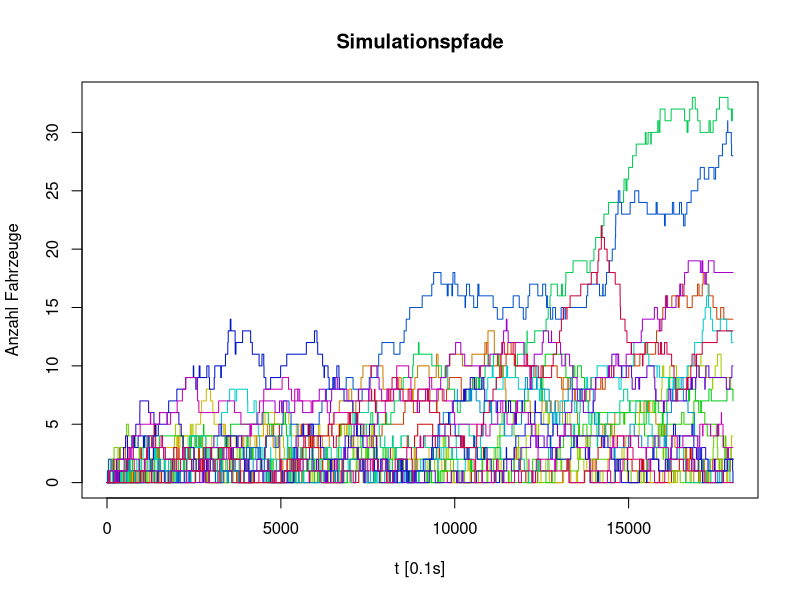
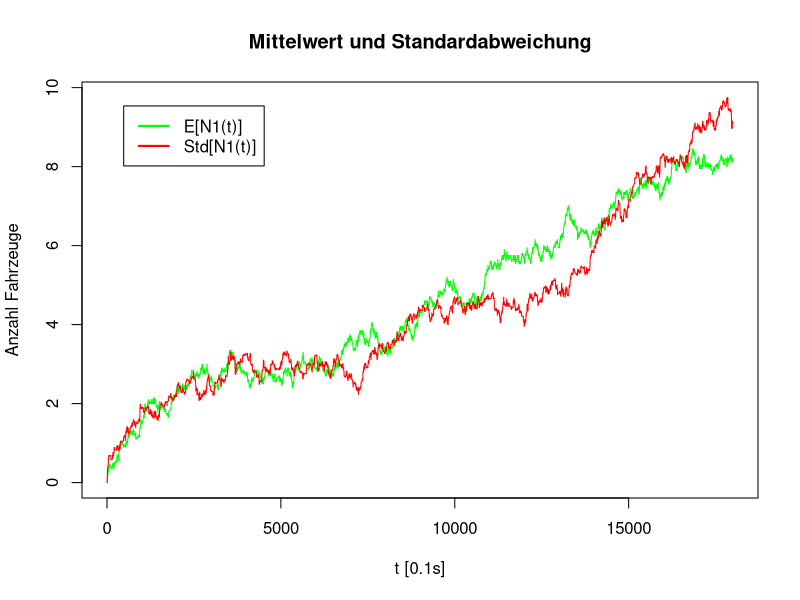
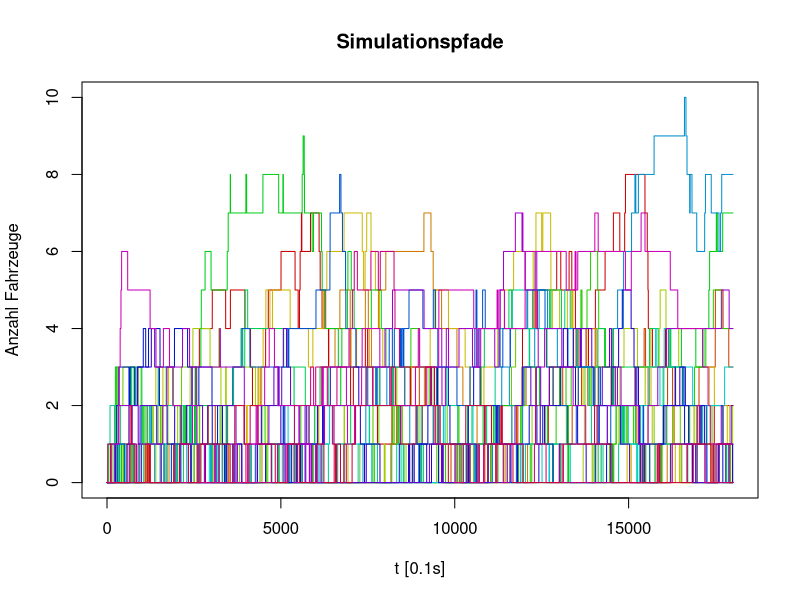
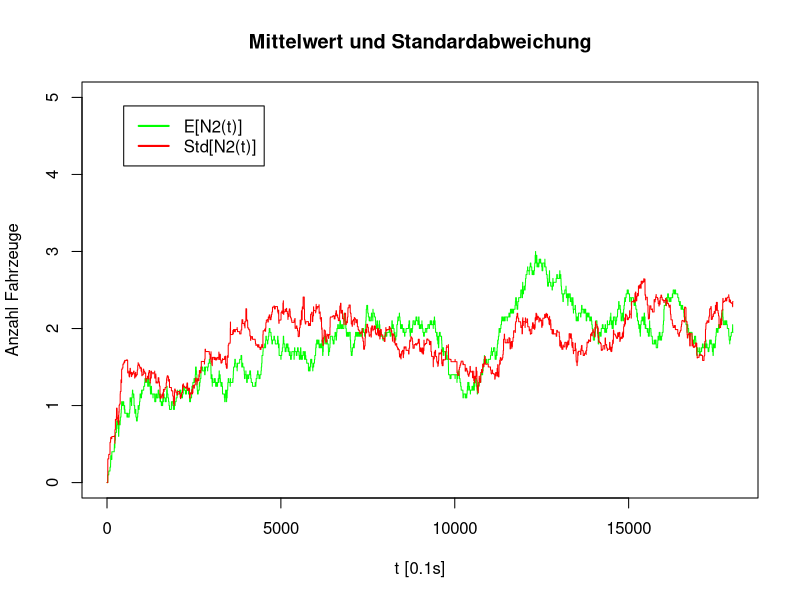
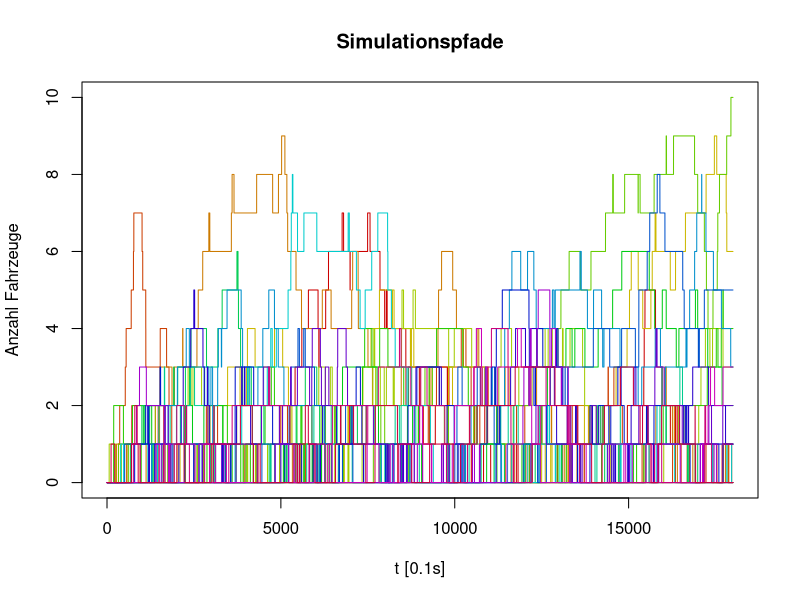
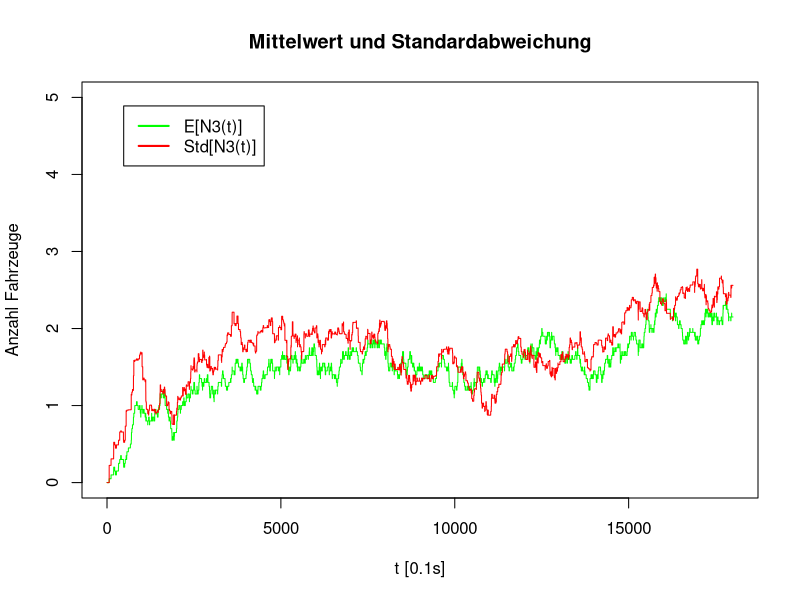
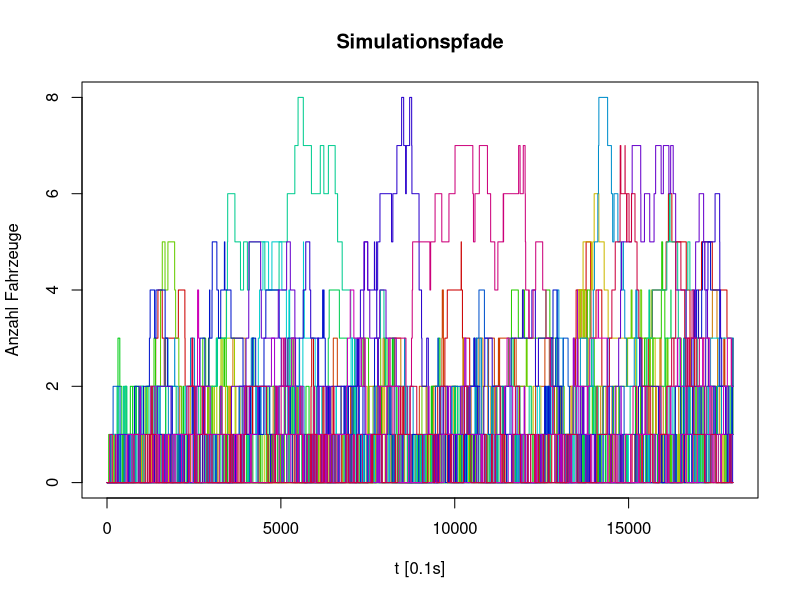
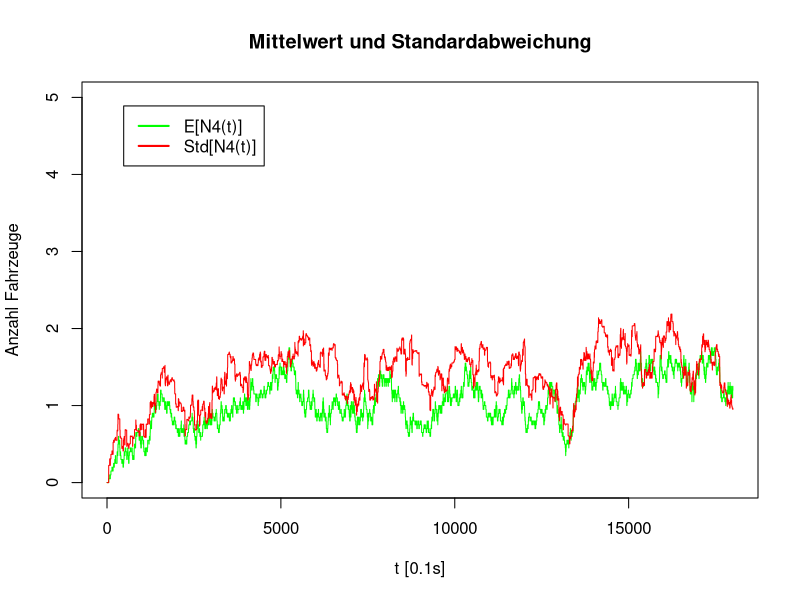

Reproduce these figures in R, in order.
{
  hoursToDeltat <- function(h) {
    # 10th of a second
    h * 60 * 60 * 10
  }
  
  dt <- 0.1
  EA <- c(
    0.04, # Traffic of A1, 2/3 of EB[[1]]
    0.02, # Motorway entrace 60 Weiningen, 1/3 of EB[[1]]
    0.02  # Traffic of A53 Brütiseller Kreuz -> Sankt Gallen, 71k vehicles/day on A53 -> 0.04 vehicles/(s/10) in one direction -> 0.02 Vehicles/(s/10) take the Brütiseller Kreuz in direction Sankt Gallen
  )
  EB <- c(
    0.06, # Traffic Gubrist, 105k vehicles/day -> 0.06 Vehilces/(s/10) in one direction
    0.03, # Brütiseller Kreuz A1 direction of Gubrist to Zürcher Oberland, 71k Vehicles/Day on A53 -> 0.04 Vehicles/(s/10) in one direction -> 0.03 Fz/(s/10) from direction of Gubrist, others from direction of SG
    0.09 # 160k vehicles/day Brütiseller Kreuz Nord
  )
  pA <- 1-exp(-EA*dt)
  pB <- 1-exp(-EB*dt)
  pS <- c(0.6, 0.5, 0.5)
  pV <- c(2/3)
  
  m <- 20
  n <- hoursToDeltat(0.5) # hours simulation time
  allPaths <- c()
  
  # allPA = c()
  
  for (run in 1:m) {
    N <- list(0,0,0,0,0)

    for (t in 1:n) {
      N[[1]][t+1] <- N[[1]][t]
      N[[2]][t+1] <- N[[2]][t]
      N[[3]][t+1] <- N[[3]][t]
      N[[4]][t+1] <- N[[4]][t]
      N[[5]][t+1] <- N[[5]][t]
      
      # arrivals
      rand_pA_1 <- runif(1)
      rand_pA_2 <- runif(1)
      rand_pA_3 <- runif(1)
      # servings
      rand_pB_1 <- runif(1)
      rand_pB_2 <- runif(1)
      rand_pB_3 <- runif(1)
      # which Queue is served, if the server serves
      rand_pS_1 <- runif(1)
      rand_pS_3 <- runif(1)
      # which Queue is feeded, if the server serves
      rand_pV_1 <- runif(1)

      # S2 can serve AND did serve
      if (N[[3]][t] > 0 && rand_pB_2 < pB[2]) {
        N[[3]][t+1] <- N[[3]][t+1] - 1
      }
      
      # S3 can serve AND did serve
      if ((N[[5]][t] > 0 || N[[4]][t] > 0) && rand_pB_3 < pB[3]) {
        # can serve Q4 AND (did serve Q4 OR can not serve Q5)
        if (N[[4]][t] > 0 && (rand_pS_3 < pS[3] || N[[5]][t] == 0)) {
          N[[4]][t+1] <- N[[4]][t+1] - 1
        }
        
        # can serve Q5 AND (did serve Q5 OR can not serve Q4)
        if (N[[5]][t] > 0 && (rand_pS_3 >= pS[3] || N[[4]][t] == 0)) {
          N[[5]][t+1] <- N[[5]][t+1] - 1
        }
      }
      
      # S1 can serve AND did serve
      if ((N[[1]][t] > 0 || N[[2]][t] > 0) && rand_pB_1 < pB[1]) {
        # can serve Q1 AND (did serve Q1 OR can not serve Q2)
        if (N[[1]][t] > 0 && (rand_pS_1 < pS[1] || N[[2]][t] == 0)) {
          N[[1]][t+1] <- N[[1]][t+1] - 1
        }
        # can serve Q2 AND (did serve Q2 OR can not serve Q1)
        if (N[[2]][t] > 0 && (rand_pS_1 >= pS[1] || N[[1]][t] == 0)) {
          N[[2]][t+1] <- N[[2]][t+1] - 1
        }
        # served one goes to Q4
        if (rand_pV_1 < pV[1]) {
          N[[4]][t+1] <- N[[4]][t+1] + 1
        } else {
          # goes to Q3
          N[[3]][t+1] <- N[[3]][t+1] + 1
        }
      }
      
      # Q1 has arrival
      if (rand_pA_1 < pA[1]) {
        N[[1]][t+1] <- N[[1]][t+1] + 1
      }
      
      # Q2 has arrival
      if (rand_pA_2 < pA[2]) {
        N[[2]][t+1] <- N[[2]][t+1] + 1
      }
      
      # Q5 has arrival
      if (rand_pA_3 < pA[3]) {
        N[[5]][t+1] <- N[[5]][t+1] + 1
      }
    }
    
    allPaths <- c(allPaths, list(N))
  }
  
  {
    colors <- rainbow(m, v=0.8)
    for (queue in 1:5) {
      png(
        paste("~/cloudstation/cloud/hwz/Simulation/queue_", queue, "_paths.png", sep = ""),
        width = 2000,
        height = 1600,
        res = 300
      )
      # plot a chart of all paths
      y <- max(allPaths[[1]][[queue]])
      for (run in 2:m) {
        y <- max(y, max(allPaths[[run]][[queue]]))
      }

      ?png
        
      plot(
        main = "Simulationspfade",
        allPaths[[1]][[queue]], 
        type="l", 
        col=colors[1], 
        ylim = c(0,y),
        ylab = "Anzahl Fahrzeuge",
        xlab = "t [0.1s]"
      )
      for (run in 2:m) {
        lines(allPaths[[run]][[queue]], col=colors[run])
      }
      
      dev.off()
      
      png(
        paste("~/cloudstation/cloud/hwz/Simulation/queue_", queue, "_mean.png", sep = ""),
        width = 2000,
        height = 1600,
        res = 300
      )
      
      # plot mean and std derivation
      E <- c()
      Std <- c()
      
      for (t in 1:n) {
        itms <- c()
        for (run in 1:m) {
          itm <- allPaths[[run]][[queue]][t]
          itms <- c(itms, itm)
        }
        
        E = c(E, mean(itms))
        Std = c(Std, sqrt(var(itms)))
      }
      
      meanPlotY <- max(c(5, E, Std))
      
      plot(
        main = "Mittelwert und Standardabweichung",
        E, 
        type = "l", 
        col="green",
        ylim = c(0,meanPlotY),
        ylab = "Anzahl Fahrzeuge",
        xlab = "t [0.1s]"
      )
      legend(x = 2500, y=meanPlotY*0.9, legend=c(paste("E[N", queue, "(t)]", sep=""), paste("Std[N", queue, "(t)]", sep="")), col = c("green", "red"), lwd=2, cex=1, xjust=0.5, yjust=0.5)
      lines(Std, col="red")
      
      dev.off()
    }
  }
  
}



